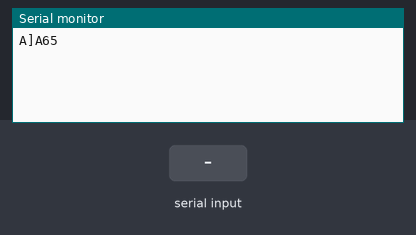
This sketch was run on a simulated Arduino Uno, built with avr-gcc and run on an emulated ATmega328P. Parts: the last lines printed to the serial monitor. The test bench sets the inputs (shaded band).

Above: at 1.2 s.
1.3 s: "1" received over Serial
At 1.8 s:
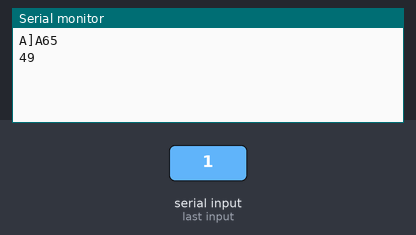
2.8 s: "0" received over Serial
At 4.0 s:
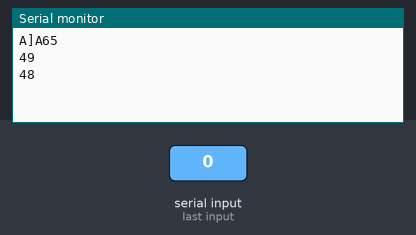
4.3 s: "2" received over Serial
At 5.3 s:
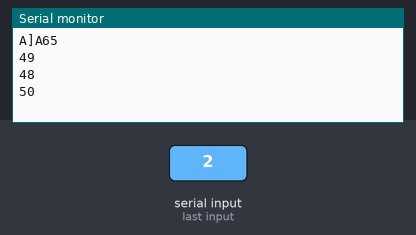

The sketch:

SerialEchoTest.ino
```cpp
// PROJECT  :SerialEchoTest
// PURPOSE  :Explore the behaviour of Serial Communication (UART peripheral) through the use
//          :of the print, println, write, and read functions of the Serial Class
// DEVICE   :8-bit AVR
// AUTHOR   :C. D'Arcy
// DATE     :2019 01 12
// uC       :328/84/85
// COURSE   :Prepared for 2018-2019 ICS3U
// STATUS   :Working
// REFERENCE:https://www.arduino.cc/reference/en/language/functions/communication/serial/
//          :http://www.asciitable.com/
// NOTES    :The Arduino UNO (ATmega328p) has only ONE (hardware) Serial Channel (UART)
//          :The role of the Serial Monitor within the Arduino IDE is to give users the
//          :opportunity to interpret and interact (I/O) with the serial data stream
void setup() {
  // Request the support of the AVR microcontroller's UART subsystem and set
  // the FOUR serial comm. parameters: baud rate, #bits, parity, and #stop bits
  Serial.begin(9600, SERIAL_8N1);
  Serial.println();     // places the 8-bit value of 13 (carriage return) into the serial stream
  Serial.write(65);     // places the 8-bit value (65) in the serial stream
  Serial.write(605);    // places only the LOW byte of the number in the serial stream, discarding the rest
  Serial.print('A');    // places the ASCII value of the character into the serial stream
  Serial.println(65);   // println parses the integer into as many decimal (default) digits as required
  // and places the ASCII value of each (48-57) into the the serial stream
  // followed by the 8-bit value of 13 (carriage return)
}

// Upload the code and launch the Serial Monitor
//  1. Confirm the contents displayed from the setup function, and,
//  2. Experiment with different inputs, examining the echoed response
void loop() {
  while (Serial.available() == 0);
  uint8_t data = Serial.read();
  Serial.println(data);         //describe the action this function performs
  //Serial.write(data);         //switch to this function and explain the difference
}
```

Measured:
- after the input at 1.3 s, the serial monitor: prints a new line at once (image 1)
- after the input at 2.8 s, the serial monitor: prints a new line at once (image 2)
- after the input at 4.3 s, the serial monitor: prints a new line at once (image 3)
